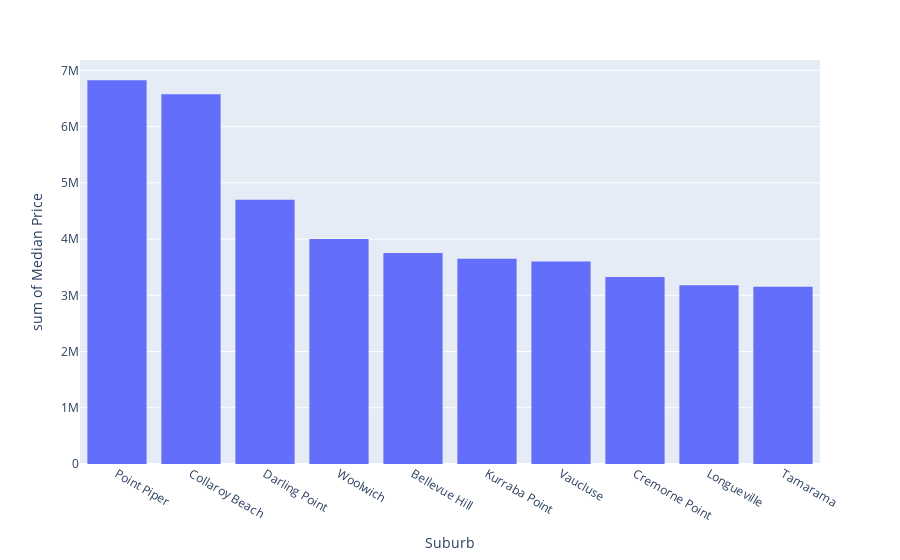

This figure's notebook cell:
### Code cell
fig = px.histogram(suburb_df, x='Suburb', y = 'Median Price')
fig.show()

### Figure 1 — Plotly figure (JSON) as saved in the notebook; plotly's stock layout.template omitted (floating-point values rounded to 4 significant figures)
{"data": [{"alignmentgroup": "True", "bingroup": "x", "histfunc": "sum", "hovertemplate": "Suburb=%{x}<br>sum of Median Price=%{y}<extra></extra>", "legendgroup": "", "marker": {"color": "#636efa", "pattern": {"shape": ""}}, "name": "", "offsetgroup": "", "orientation": "v", "showlegend": false, "type": "histogram", "x": ["Point Piper", "Collaroy Beach", "Darling Point", "Woolwich", "Bellevue Hill", "Kurraba Point", "Vaucluse", "Cremorne Point", "Longueville", "Tamarama"], "xaxis": "x", "y": [6825000, 6575000, 4700000, 4000000, 3750000, 3650000, 3600000, 3325000, 3180000, 3150000], "yaxis": "y"}], "layout": {"barmode": "relative", "legend": {"tracegroupgap": 0}, "margin": {"t": 60}, "xaxis": {"anchor": "y", "domain": [0, 1], "title": {"text": "Suburb"}}, "yaxis": {"anchor": "x", "domain": [0, 1], "title": {"text": "sum of Median Price"}}}}
